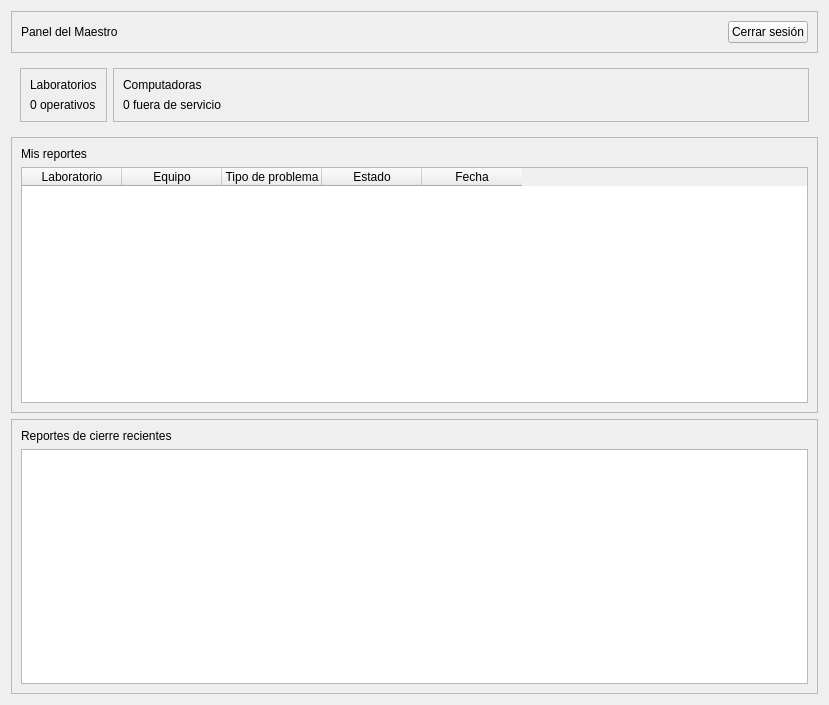
<?xml version="1.0" encoding="UTF-8"?>
<ui version="4.0">
 <class>DashboardMaestroWidget</class>
 <widget class="QWidget" name="DashboardMaestroWidget">
  <property name="geometry">
   <rect>
    <x>0</x>
    <y>0</y>
    <width>829</width>
    <height>705</height>
   </rect>
  </property>
  <property name="windowTitle">
   <string>Form</string>
  </property>
  <layout class="QVBoxLayout" name="verticalLayout_6">
   <item>
    <widget class="QFrame" name="barra_superior">
     <property name="frameShape">
      <enum>QFrame::StyledPanel</enum>
     </property>
     <property name="frameShadow">
      <enum>QFrame::Raised</enum>
     </property>
     <layout class="QHBoxLayout" name="horizontalLayout_2">
      <item>
       <widget class="QLabel" name="titulo_dashboard">
        <property name="text">
         <string>Panel del Maestro</string>
        </property>
       </widget>
      </item>
      <item>
       <spacer name="horizontalSpacer">
        <property name="orientation">
         <enum>Qt::Horizontal</enum>
        </property>
        <property name="sizeHint" stdset="0">
         <size>
          <width>673</width>
          <height>20</height>
         </size>
        </property>
       </spacer>
      </item>
      <item>
       <widget class="QPushButton" name="boton_cerrar_sesion">
        <property name="text">
         <string>Cerrar sesión</string>
        </property>
       </widget>
      </item>
     </layout>
    </widget>
   </item>
   <item>
    <widget class="QWidget" name="fila_resumen" native="true">
     <layout class="QHBoxLayout" name="horizontalLayout" stretch="0,2">
      <item>
       <widget class="QFrame" name="frame_resumen_laboratorios">
        <property name="frameShape">
         <enum>QFrame::StyledPanel</enum>
        </property>
        <property name="frameShadow">
         <enum>QFrame::Raised</enum>
        </property>
        <layout class="QVBoxLayout" name="verticalLayout">
         <item>
          <widget class="QLabel" name="titulo_laboratorios">
           <property name="text">
            <string>Laboratorios</string>
           </property>
          </widget>
         </item>
         <item>
          <widget class="QLabel" name="label_valor_laboratorios">
           <property name="text">
            <string>0 operativos</string>
           </property>
          </widget>
         </item>
        </layout>
       </widget>
      </item>
      <item>
       <widget class="QFrame" name="frame_resumen_equipos">
        <property name="frameShape">
         <enum>QFrame::StyledPanel</enum>
        </property>
        <property name="frameShadow">
         <enum>QFrame::Raised</enum>
        </property>
        <layout class="QVBoxLayout" name="verticalLayout_2">
         <item>
          <widget class="QLabel" name="titulo_equipos">
           <property name="text">
            <string>Computadoras</string>
           </property>
          </widget>
         </item>
         <item>
          <widget class="QLabel" name="label_valor_equipos">
           <property name="text">
            <string>0 fuera de servicio</string>
           </property>
          </widget>
         </item>
        </layout>
       </widget>
      </item>
     </layout>
    </widget>
   </item>
   <item>
    <widget class="QFrame" name="frame_mis_reportes">
     <property name="frameShape">
      <enum>QFrame::StyledPanel</enum>
     </property>
     <property name="frameShadow">
      <enum>QFrame::Raised</enum>
     </property>
     <layout class="QVBoxLayout" name="verticalLayout_3">
      <item>
       <widget class="QLabel" name="titulo_mis_reportes">
        <property name="text">
         <string>Mis reportes</string>
        </property>
       </widget>
      </item>
      <item>
       <widget class="QTableWidget" name="tabla_mis_reportes">
        <property name="columnCount">
         <number>5</number>
        </property>
        <column>
         <property name="text">
          <string>Laboratorio</string>
         </property>
        </column>
        <column>
         <property name="text">
          <string>Equipo</string>
         </property>
        </column>
        <column>
         <property name="text">
          <string>Tipo de problema</string>
         </property>
        </column>
        <column>
         <property name="text">
          <string>Estado</string>
         </property>
        </column>
        <column>
         <property name="text">
          <string>Fecha</string>
         </property>
        </column>
       </widget>
      </item>
     </layout>
    </widget>
   </item>
   <item>
    <widget class="QFrame" name="frame_ultimos_reportes">
     <property name="frameShape">
      <enum>QFrame::StyledPanel</enum>
     </property>
     <property name="frameShadow">
      <enum>QFrame::Raised</enum>
     </property>
     <layout class="QVBoxLayout" name="verticalLayout_5">
      <item>
       <widget class="QLabel" name="titulo_ultimos_reportes">
        <property name="text">
         <string>Reportes de cierre recientes</string>
        </property>
       </widget>
      </item>
      <item>
       <widget class="QListWidget" name="lista_ultimos_reportes"/>
      </item>
     </layout>
    </widget>
   </item>
  </layout>
 </widget>
 <resources/>
 <connections/>
</ui>
